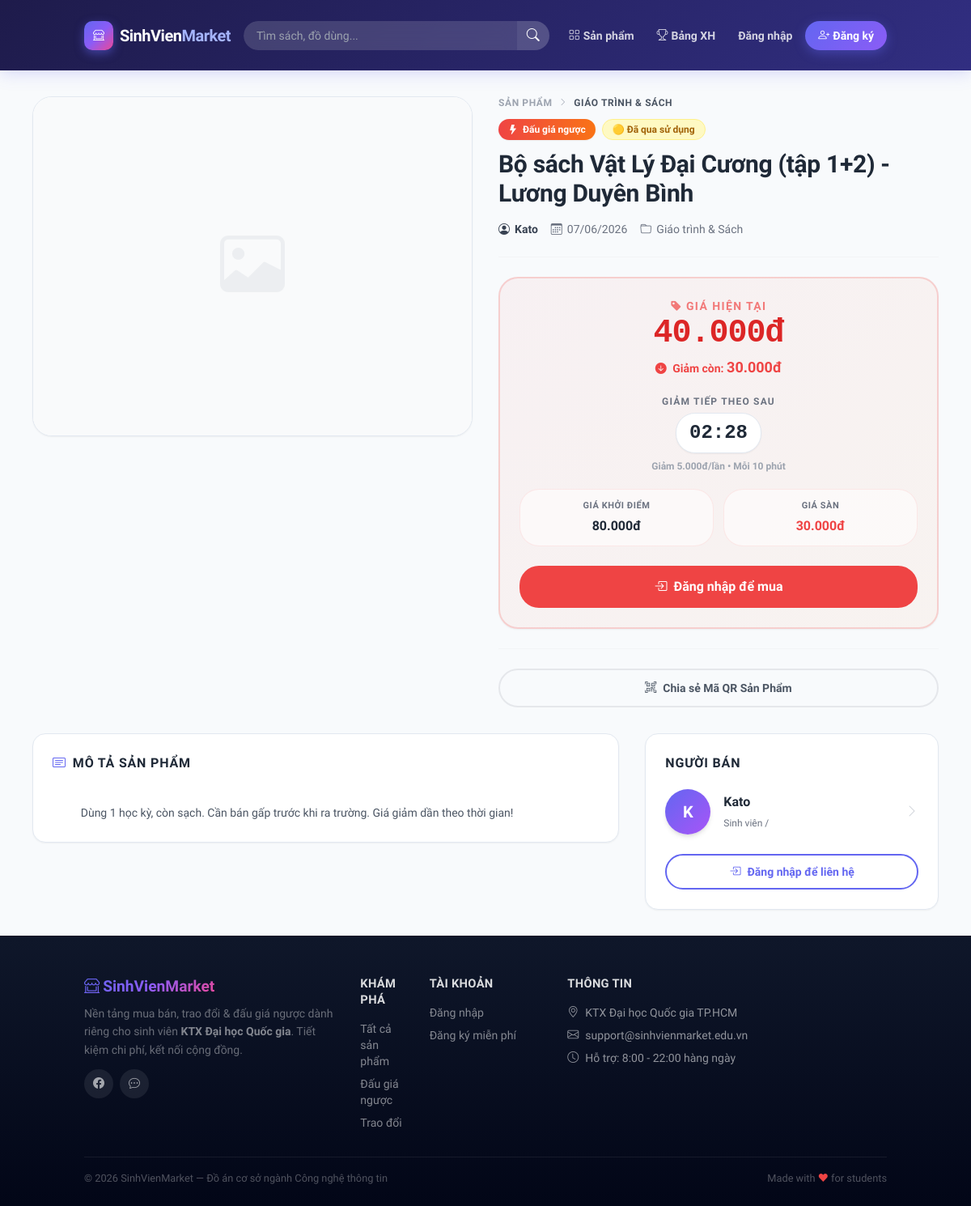
The page /products/show?id=3 on the database its author committed.
### tables this page shows
CREATE TABLE `products` (
    `id`          INT UNSIGNED NOT NULL AUTO_INCREMENT,
    `user_id`     INT UNSIGNED NOT NULL COMMENT 'Người đăng bán',
    `category_id` INT UNSIGNED NOT NULL COMMENT 'Danh mục',
    `title`       VARCHAR(200) NOT NULL COMMENT 'Tiêu đề bài đăng',
    `description` TEXT         NOT NULL COMMENT 'Mô tả chi tiết sản phẩm',
    `image`       VARCHAR(255) DEFAULT NULL COMMENT 'Tên file ảnh trong /public/uploads/',
    `type`        ENUM('sale', 'exchange', 'auction') NOT NULL DEFAULT 'sale'
                  COMMENT 'Loại: bán thường / trao đổi / đấu giá ngược',
    `status`      ENUM('pending', 'active', 'sold', 'cancelled') NOT NULL DEFAULT 'pending'
                  COMMENT 'pending=chờ duyệt, active=đang bán, sold=đã bán, cancelled=bị từ chối',
    `price`       DECIMAL(12, 0) DEFAULT NULL COMMENT 'Giá cố định (chỉ dùng với type=sale)',
     
    `condition`   ENUM('new','like_new','used','worn') NOT NULL DEFAULT 'used'
                  COMMENT 'Tình trạng: new=Mới 100%, like_new=Như mới, used=Đã dùng, worn=Cũ',
     
    `bumped_at`   TIMESTAMP NULL DEFAULT NULL COMMENT 'Thời điểm đẩy tin gần nhất (NULL = chưa đẩy)',
     
    `ai_review_status` ENUM('pending','safe','suspicious','violation') DEFAULT 'pending'
                       COMMENT 'Kết quả kiểm duyệt của AI',
    `ai_review_note`   TEXT DEFAULT NULL
                       COMMENT 'Lý do AI đưa ra (Việt hoá cho Admin đọc)',
    `created_at`  TIMESTAMP NOT NULL DEFAULT CURRENT_TIMESTAMP,
    `updated_at`  TIMESTAMP NOT NULL DEFAULT CURRENT_TIMESTAMP ON UPDATE CURRENT_TIMESTAMP,
    PRIMARY KEY (`id`),
    KEY `idx_user_id`       (`user_id`),
    KEY `idx_category_id`   (`category_id`),
    KEY `idx_type`          (`type`),
    KEY `idx_status`        (`status`),
    KEY `idx_condition`     (`condition`),
    KEY `idx_bumped_at`     (`bumped_at`),
    KEY `idx_created_at`    (`created_at`),
    KEY `idx_status_created` (`status`, `created_at`),
    FULLTEXT KEY `ft_search` (`title`, `description`),
    CONSTRAINT `fk_products_user`     FOREIGN KEY (`user_id`)     REFERENCES `users`(`id`)       ON DELETE CASCADE,
    CONSTRAINT `fk_products_category` FOREIGN KEY (`category_id`) REFERENCES `categories`(`id`) ON DELETE RESTRICT
);

CREATE TABLE `categories` (
    `id`         INT UNSIGNED NOT NULL AUTO_INCREMENT,
    `name`       VARCHAR(100) NOT NULL COMMENT 'Tên danh mục',
    `slug`       VARCHAR(120) NOT NULL COMMENT 'URL-friendly name',
    `icon`       VARCHAR(60)  DEFAULT NULL COMMENT 'Bootstrap Icon class, VD: bi-book',
    `created_at` TIMESTAMP NOT NULL DEFAULT CURRENT_TIMESTAMP,
    PRIMARY KEY (`id`),
    UNIQUE KEY `uq_slug` (`slug`)
);

CREATE TABLE `users` (
    `id`         INT UNSIGNED NOT NULL AUTO_INCREMENT,
    `name`       VARCHAR(100) NOT NULL COMMENT 'Họ tên đầy đủ',
    `email`      VARCHAR(150) NOT NULL COMMENT 'Email đăng ký (duy nhất)',
    `password`   VARCHAR(255) NOT NULL COMMENT 'bcrypt hash',
    `phone`      VARCHAR(20)  DEFAULT NULL COMMENT 'Số điện thoại liên hệ',
    `avatar`     VARCHAR(255) DEFAULT NULL COMMENT 'Đường dẫn ảnh đại diện',
    `role`       ENUM('student', 'admin') NOT NULL DEFAULT 'student',
    `is_locked`  TINYINT(1) NOT NULL DEFAULT 0 COMMENT '1 = bị khóa bởi Admin',
    `lock_reason` VARCHAR(255) DEFAULT NULL,
    `locked_at`   TIMESTAMP NULL DEFAULT NULL,
    `locked_until` TIMESTAMP NULL DEFAULT NULL,
     
    `google_id`   VARCHAR(100) NULL UNIQUE COMMENT 'ID từ Google',
    `avatar_url`  VARCHAR(255) NULL COMMENT 'Ảnh đại diện từ Google',
     
    `security_question` VARCHAR(255) DEFAULT NULL,
    `security_answer`   VARCHAR(255) DEFAULT NULL,
    `otp_code`          VARCHAR(255) DEFAULT NULL,
    `otp_expires_at`    TIMESTAMP NULL DEFAULT NULL,
    `is_verified`       TINYINT(1) DEFAULT 0,
    `last_verified_at`  TIMESTAMP NULL DEFAULT NULL,
     
    `university`        VARCHAR(200) DEFAULT NULL COMMENT 'Trường / Khoa',
    `student_id`        VARCHAR(30)  DEFAULT NULL COMMENT 'MSSV (tùy chọn)',
    `dormitory_address` VARCHAR(255) DEFAULT NULL COMMENT 'Ký túc xá / Địa chỉ giao nhận',
    `social_contact`    VARCHAR(255) DEFAULT NULL COMMENT 'Zalo / Facebook liên hệ',
    `bio`               TEXT         DEFAULT NULL COMMENT 'Tiểu sử ngắn',
    `available_time`    VARCHAR(100) DEFAULT NULL COMMENT 'Thời gian online',
     
    `is_student_verified` TINYINT(1) NOT NULL DEFAULT 0 COMMENT '1 = đã xác thực là sinh viên (email edu/ac.vn)',
     
    `twofa_enabled`     TINYINT(1) NOT NULL DEFAULT 0 COMMENT '1 = bật xác minh 2 bước khi đăng nhập',
     
    `coins`         INT UNSIGNED NOT NULL DEFAULT 0 COMMENT 'Số xu hiện có',
    `checkin_streak` INT UNSIGNED NOT NULL DEFAULT 0 COMMENT 'Chuỗi điểm danh liên tiếp',
    `last_checkin`  DATE          DEFAULT NULL COMMENT 'Ngày check-in gần nhất',
     
    `strike_count`  TINYINT UNSIGNED NOT NULL DEFAULT 0 COMMENT 'Số gậy cảnh cáo vi phạm',
    `created_at` TIMESTAMP NOT NULL DEFAULT CURRENT_TIMESTAMP,
    `updated_at` TIMESTAMP NOT NULL DEFAULT CURRENT_TIMESTAMP ON UPDATE CURRENT_TIMESTAMP,
    PRIMARY KEY (`id`),
    UNIQUE KEY `uq_email` (`email`),
    KEY `idx_role` (`role`),
    KEY `idx_is_locked` (`is_locked`),
    KEY `idx_student_verified` (`is_student_verified`)
);

CREATE TABLE `auctions` (
    `id`              INT UNSIGNED NOT NULL AUTO_INCREMENT,
    `product_id`      INT UNSIGNED NOT NULL COMMENT 'Sản phẩm đấu giá',
    `start_price`     DECIMAL(12, 0) NOT NULL COMMENT 'Giá khởi điểm (VND)',
    `floor_price`     DECIMAL(12, 0) NOT NULL COMMENT 'Giá sàn tối thiểu (VND)',
    `decrease_amount` DECIMAL(12, 0) NOT NULL COMMENT 'Mức giảm mỗi bước (VND)',
    `step_minutes`    SMALLINT UNSIGNED NOT NULL DEFAULT 5 COMMENT 'Chu kỳ giảm giá (phút)',
    `started_at`      TIMESTAMP NOT NULL DEFAULT CURRENT_TIMESTAMP,
    `ended_at`        TIMESTAMP NULL DEFAULT NULL,
    `winner_id`       INT UNSIGNED DEFAULT NULL,
    `final_price`     DECIMAL(12, 0) DEFAULT NULL,
    `status`          ENUM('active', 'sold', 'cancelled') NOT NULL DEFAULT 'active',
    PRIMARY KEY (`id`),
    UNIQUE KEY `uq_product_id` (`product_id`),
    KEY `idx_status`    (`status`),
    KEY `idx_winner_id` (`winner_id`),
    CONSTRAINT `fk_auctions_product` FOREIGN KEY (`product_id`) REFERENCES `products`(`id`) ON DELETE CASCADE,
    CONSTRAINT `fk_auctions_winner`  FOREIGN KEY (`winner_id`)  REFERENCES `users`(`id`)    ON DELETE SET NULL
);

### app/views/products/detail.php (the view, shortened to what the rows shown need)
<?php
$appUrl = rtrim($_ENV['APP_URL'] ?? '', '/');
$user   = $_SESSION['user'] ?? null;
function fmtPrice(int $price): string {
    return number_format($price, 0, ',', '.') . 'đ';
}
$p = $product;
$conditionMap = [
    'new'      => ['🟢 Mới 100%',            'text-green-700 bg-green-100 border-green-200'],
    'like_new' => ['🔵 Như mới (90%+)',       'text-blue-700 bg-blue-100 border-blue-200'],
    'used'     => ['🟡 Đã qua sử dụng',       'text-yellow-700 bg-yellow-100 border-yellow-200'],
    'worn'     => ['🔴 Cũ & có dấu vết',      'text-red-700 bg-red-100 border-red-200'],
];
?>
<div class="container mx-auto px-4 py-8 max-w-6xl">
  <div class="flex flex-col lg:flex-row gap-8">
    <div class="lg:w-1/2 flex flex-col animate-[fadeInUp_0.5s_ease-out_0.2s_both]">
      <div class="mb-3 text-xs font-bold text-gray-400 uppercase tracking-wider flex items-center gap-2">
        <a href="<?= $appUrl ?>/products" class="text-gray-400 hover:text-primary transition-colors no-underline">Sản phẩm</a>
        <i class="bi bi-chevron-right text-[10px]"></i>
        <span class="text-gray-600 dark:text-gray-300"><?= htmlspecialchars($p['category_name'], ENT_QUOTES) ?></span>
      </div>
      <div class="flex flex-wrap gap-2 mb-3">
        <?php if ($p['type'] === 'auction'): ?>
          <span class="inline-flex items-center gap-1.5 px-3 py-1 rounded-full text-xs font-extrabold text-white bg-gradient-to-r from-red-500 to-orange-500 shadow-sm">
            <i class="bi bi-lightning-fill"></i>Đấu giá ngược
          </span>
        <?php elseif ($p['type'] === 'exchange'): ?>
          <span class="inline-flex items-center gap-1.5 px-3 py-1 rounded-full text-xs font-extrabold text-white bg-cyan-500 shadow-sm">
            🔄 Trao đổi
          </span>
        <?php endif; ?>
        <?php if (!empty($p['condition']) && isset($conditionMap[$p['condition']])): ?>
          <span class="inline-flex items-center px-3 py-1 rounded-full text-xs font-bold border <?= $conditionMap[$p['condition']][1] ?>">
             <?= $conditionMap[$p['condition']][0] ?>
          </span>
        <?php endif; ?>
      </div>
      <h1 class="text-2xl lg:text-3xl font-extrabold text-gray-800 dark:text-dark-text leading-tight mb-4">
        <?= htmlspecialchars($p['title'], ENT_QUOTES) ?>
      </h1>
      <div class="flex flex-wrap items-center gap-4 mb-6 text-sm text-gray-500 border-b border-gray-100 dark:border-dark-border pb-6">
        <div class="flex items-center gap-1.5 text-gray-700 dark:text-gray-300 font-semibold">
          <i class="bi bi-person-circle"></i><?= htmlspecialchars($p['seller_name'], ENT_QUOTES) ?>
        </div>
        <div class="flex items-center gap-1.5"><i class="bi bi-calendar3"></i><?= date('d/m/Y', strtotime($p['created_at'])) ?></div>
        <div class="flex items-center gap-1.5"><i class="bi bi-folder"></i><?= htmlspecialchars($p['category_name'], ENT_QUOTES) ?></div>
      </div>
      <?php if ($p['type'] === 'auction' && $auctionPrice): ?>
        <div class="rounded-3xl p-6 mb-6 border-2 transition-all duration-300 hover:-translate-y-1 shadow-sm" id="auctionCard"
             style="background:linear-gradient(135deg,rgba(239,68,68,0.05),rgba(249,115,22,0.05)); border-color:rgba(239,68,68,0.2)">
          <div class="text-center mb-5">
            <p class="text-sm font-bold text-red-500/70 mb-1 uppercase tracking-widest"><i class="bi bi-tag-fill mr-1"></i>Giá hiện tại</p>
            <div class="text-[2.5rem] font-black text-red-600 dark:text-red-500 font-mono leading-none tracking-tight mb-2 transition-colors duration-300" id="currentPriceDisplay">
              <?= fmtPrice($auctionPrice['current_price']) ?>
            </div>
            <?php if (!$auctionPrice['is_at_floor']): ?>
              <div class="text-sm font-bold text-red-500">
                <i class="bi bi-arrow-down-circle-fill mr-1 animate-[bounceDown_1s_ease-in-out_infinite_alternate]"></i>
                Giảm còn: <strong class="text-lg"><?= fmtPrice($auctionPrice['floor_price']) ?></strong>
              </div>
            <?php else: ?>
              <span class="inline-flex items-center px-3 py-1 rounded-full text-xs font-bold bg-red-100 text-red-600">🔒 Đã chạm giá sàn</span>
            <?php endif; ?>
          </div>
          <?php if (!$auctionPrice['is_at_floor']): ?>
            <div class="text-center mb-5">
              <p class="text-xs font-bold text-gray-500 uppercase tracking-widest mb-1.5">Giảm tiếp theo sau</p>
              <div class="text-2xl font-black text-gray-800 dark:text-white font-mono bg-white dark:bg-dark-card border border-light-border dark:border-dark-border px-4 py-2 rounded-xl inline-block mb-2 shadow-sm" id="countdownTimer">--:--</div>
              <p class="text-xs text-gray-400 font-semibold mb-0">Giảm <?= fmtPrice($auctionPrice['decrease_amount']) ?>/lần • Mỗi <?= $auctionPrice['step_minutes'] ?> phút</p>
            </div>
          <?php endif; ?>
          <div class="grid grid-cols-2 gap-3 mb-6 text-center">
            <div class="bg-white/50 dark:bg-dark-card/50 rounded-xl p-3 border border-red-500/10">
              <div class="text-[11px] font-bold text-gray-500 uppercase tracking-wider mb-1">Giá khởi điểm</div>
              <div class="text-base font-extrabold text-gray-800 dark:text-gray-200"><?= fmtPrice($auctionPrice['start_price']) ?></div>
            </div>
            <div class="bg-white/50 dark:bg-dark-card/50 rounded-xl p-3 border border-red-500/10">
              <div class="text-[11px] font-bold text-gray-500 uppercase tracking-wider mb-1">Giá sàn</div>
              <div class="text-base font-extrabold text-red-500"><?= fmtPrice($auctionPrice['floor_price']) ?></div>
            </div>
          </div>
          <?php if (!$user): ?>
            <a href="<?= $appUrl ?>/login" class="flex items-center justify-center w-full py-3.5 rounded-xl bg-red-500 text-white font-bold text-base hover:bg-red-600 transition-colors no-underline">
              <i class="bi bi-box-arrow-in-right mr-2"></i>Đăng nhập để mua
            </a>
          <?php else: ?>
            <button class="flex items-center justify-center w-full py-3.5 rounded-xl bg-gray-200 dark:bg-dark-2 text-gray-500 font-bold text-base cursor-not-allowed border-0">
              <i class="bi bi-bag-x mr-2"></i>Sản phẩm đã được mua
            </button>
          <?php endif; ?>
        </div>
      <?php endif; ?>
      <div class="mt-auto pt-6 border-t border-gray-100 dark:border-dark-border">
        <button onclick="openDetailModal('qrShareModal')" class="flex items-center justify-center w-full py-3 rounded-xl border-2 border-gray-200 dark:border-gray-700 text-gray-600 dark:text-gray-300 font-bold text-sm bg-transparent hover:bg-gray-50 dark:hover:bg-dark-2 transition-colors cursor-pointer">
        </button>
      </div>
    </div>
  </div>
  <div class="flex flex-col lg:flex-row gap-8 mt-8 animate-[fadeInUp_0.5s_ease-out_0.3s_both]">
    <div class="lg:w-2/3 flex flex-col gap-6">
      <div class="bg-white dark:bg-dark-card rounded-2xl border border-light-border dark:border-dark-border p-6 shadow-sm transition-all hover:-translate-y-1 hover:shadow-md">
        <h5 class="text-base font-extrabold text-gray-800 dark:text-dark-text mb-4 uppercase tracking-wider"><i class="bi bi-card-text text-primary mr-2"></i>Mô tả sản phẩm</h5>
        <div class="text-gray-600 dark:text-gray-300 text-sm leading-relaxed whitespace-pre-wrap font-medium">
          <?= nl2br(htmlspecialchars($p['description'], ENT_QUOTES)) ?>
        </div>
      </div>
    </div>
    <div class="lg:w-1/3">
      <div class="bg-white dark:bg-dark-card rounded-2xl border border-light-border dark:border-dark-border p-6 shadow-sm sticky top-24">
        <div class="flex items-center gap-4 mb-6">
          <a href="<?= $appUrl ?>/users/profile?id=<?= $p['user_id'] ?>" class="flex items-center gap-4 w-full no-underline group">
            <div class="w-14 h-14 rounded-full bg-gradient-to-br from-primary to-purple-500 text-white flex items-center justify-center text-xl font-black shadow-md flex-shrink-0">
              <?= mb_strtoupper(mb_substr($p['seller_name'], 0, 1)) ?>
            </div>
            <div class="flex-1 min-w-0">
              <div class="font-extrabold text-gray-800 dark:text-dark-text text-base group-hover:text-primary transition-colors truncate"><?= htmlspecialchars($p['seller_name'], ENT_QUOTES) ?></div>
              <div class="text-xs text-gray-500 mt-1 flex items-center gap-1 flex-wrap">
                Sinh viên /
                <span class="inline-flex items-center px-2 py-0.5 rounded-full bg-<?= $sellerRank['color'] ?? 'secondary' ?> text-white font-bold text-[10px]">
                </span>
              </div>
            </div>
            <div class="text-gray-300 group-hover:text-primary transition-colors">
              <i class="bi bi-chevron-right"></i>
            </div>
          </a>
        </div>
      </div>
    </div>
  </div>
</div>

### rows shown on the page
products: category.name "GIÁO TRÌNH & SÁCH", condition "🟡 Đã qua sử dụng", title "Bộ sách Vật Lý Đại Cương (tập 1+2) - Lương Duyên Bình", user.name "Kato", created_at "07/06/2026", category.name "Giáo trình & Sách", auctions.floor_price "30.000đ", auctions.decrease_amount "5.000đ", auctions.step_minutes "10", auctions.start_price "80.000đ", description "Dùng 1 học kỳ, còn sạch. Cần bán gấp trước khi ra trường. Giá giảm dần theo thời gian!", user.name "K"

### other values the page prints
fmtPrice($auctionPrice['current_price']) "40.000đ"
